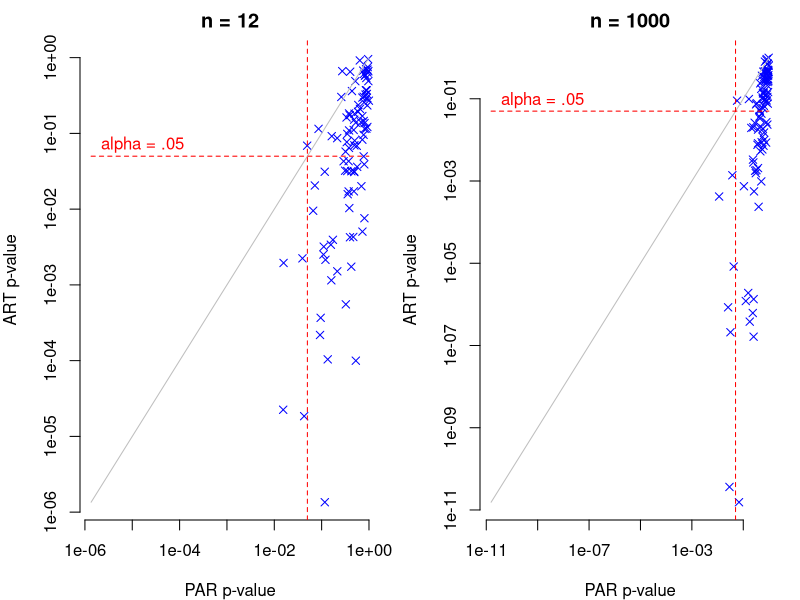

Here is the R script that generated this plot:
rm(list=ls())


df <- read.csv("p-values-noeffect-12.csv", sep=",", header=TRUE, strip.white=TRUE)

min = min(df$artX1,df$parX1)
max = max(df$artX1,df$parX1)

#min = min(df$pX1,df$artX1,df$parX1)
#max = max(df$pX1,df$artX1,df$parX1)

par(mfrow = c(1, 2), mar = c(4, 4, 2, 1))

plot(df$parX1, df$artX1, ylim=c(min, max), xlim=c(min,max), col="blue", log='xy', frame.plot=F, ylab="ART p-value", xlab="PAR p-value", pch=4, main = "n = 12")
par(new=TRUE)
curve(1*x, add = T,col="grey")
curve(.05+0*x, add = T,col="red", lty =2)
text(min, .07, "alpha = .05", col = "red", pos = 4)
abline(v=0.05, col="red", lty =2)


df <- read.csv("p-values-noeffect-1000.csv", sep=",", header=TRUE, strip.white=TRUE)
min = min(df$pX1,df$artX1,df$intX1,df$parX1)
max = max(df$pX1,df$artX1,df$intX1,df$parX1)
plot(df$parX1,df$artX1, ylim=c(min, max), xlim=c(min,max), col="blue", log='xy', frame.plot=F, ylab="ART p-value", xlab="PAR p-value", pch=4, main = "n = 1000")
par(new=TRUE)
curve(1*x, add = T,col="grey")
curve(.05+0*x, add = T,col="red", lty =2)
text(min, .09, "alpha = .05", col = "red", pos = 4)
abline(v=0.05, col="red", lty =2)